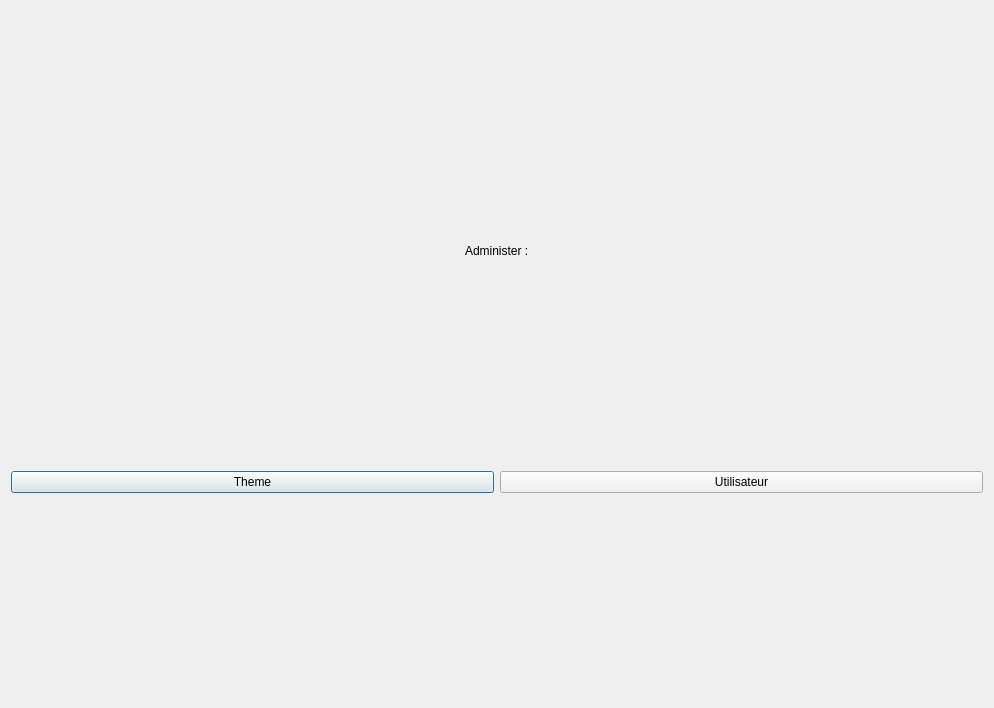
<?xml version="1.0" encoding="UTF-8"?>
<ui version="4.0">
 <class>Menu</class>
 <widget class="QDialog" name="Menu">
  <property name="geometry">
   <rect>
    <x>0</x>
    <y>0</y>
    <width>994</width>
    <height>708</height>
   </rect>
  </property>
  <property name="windowTitle">
   <string>Menu</string>
  </property>
  <layout class="QVBoxLayout" name="verticalLayout">
   <item>
    <layout class="QHBoxLayout" name="LOGO">
     <item>
      <spacer name="horizontalSpacer_4">
       <property name="orientation">
        <enum>Qt::Horizontal</enum>
       </property>
       <property name="sizeHint" stdset="0">
        <size>
         <width>40</width>
         <height>20</height>
        </size>
       </property>
      </spacer>
     </item>
     <item>
      <widget class="QLabel" name="Logo">
       <property name="text">
        <string/>
       </property>
       <property name="pixmap">
        <pixmap>logo.png</pixmap>
       </property>
      </widget>
     </item>
     <item>
      <spacer name="horizontalSpacer">
       <property name="orientation">
        <enum>Qt::Horizontal</enum>
       </property>
       <property name="sizeHint" stdset="0">
        <size>
         <width>40</width>
         <height>20</height>
        </size>
       </property>
      </spacer>
     </item>
    </layout>
   </item>
   <item>
    <spacer name="verticalSpacer">
     <property name="orientation">
      <enum>Qt::Vertical</enum>
     </property>
     <property name="sizeHint" stdset="0">
      <size>
       <width>20</width>
       <height>144</height>
      </size>
     </property>
    </spacer>
   </item>
   <item>
    <layout class="QHBoxLayout" name="TITRE">
     <item>
      <spacer name="horizontalSpacer_2">
       <property name="orientation">
        <enum>Qt::Horizontal</enum>
       </property>
       <property name="sizeHint" stdset="0">
        <size>
         <width>40</width>
         <height>20</height>
        </size>
       </property>
      </spacer>
     </item>
     <item>
      <widget class="QLabel" name="Titre">
       <property name="text">
        <string>Administer :</string>
       </property>
      </widget>
     </item>
     <item>
      <spacer name="horizontalSpacer_3">
       <property name="orientation">
        <enum>Qt::Horizontal</enum>
       </property>
       <property name="sizeHint" stdset="0">
        <size>
         <width>40</width>
         <height>20</height>
        </size>
       </property>
      </spacer>
     </item>
    </layout>
   </item>
   <item>
    <spacer name="verticalSpacer_2">
     <property name="orientation">
      <enum>Qt::Vertical</enum>
     </property>
     <property name="sizeHint" stdset="0">
      <size>
       <width>20</width>
       <height>145</height>
      </size>
     </property>
    </spacer>
   </item>
   <item>
    <layout class="QHBoxLayout" name="MENU">
     <item>
      <widget class="QPushButton" name="Question">
       <property name="text">
        <string>Theme</string>
       </property>
      </widget>
     </item>
     <item>
      <widget class="QPushButton" name="Utilisateur">
       <property name="text">
        <string>Utilisateur</string>
       </property>
      </widget>
     </item>
    </layout>
   </item>
   <item>
    <spacer name="verticalSpacer_3">
     <property name="orientation">
      <enum>Qt::Vertical</enum>
     </property>
     <property name="sizeHint" stdset="0">
      <size>
       <width>20</width>
       <height>144</height>
      </size>
     </property>
    </spacer>
   </item>
  </layout>
 </widget>
 <resources/>
 <connections/>
</ui>
